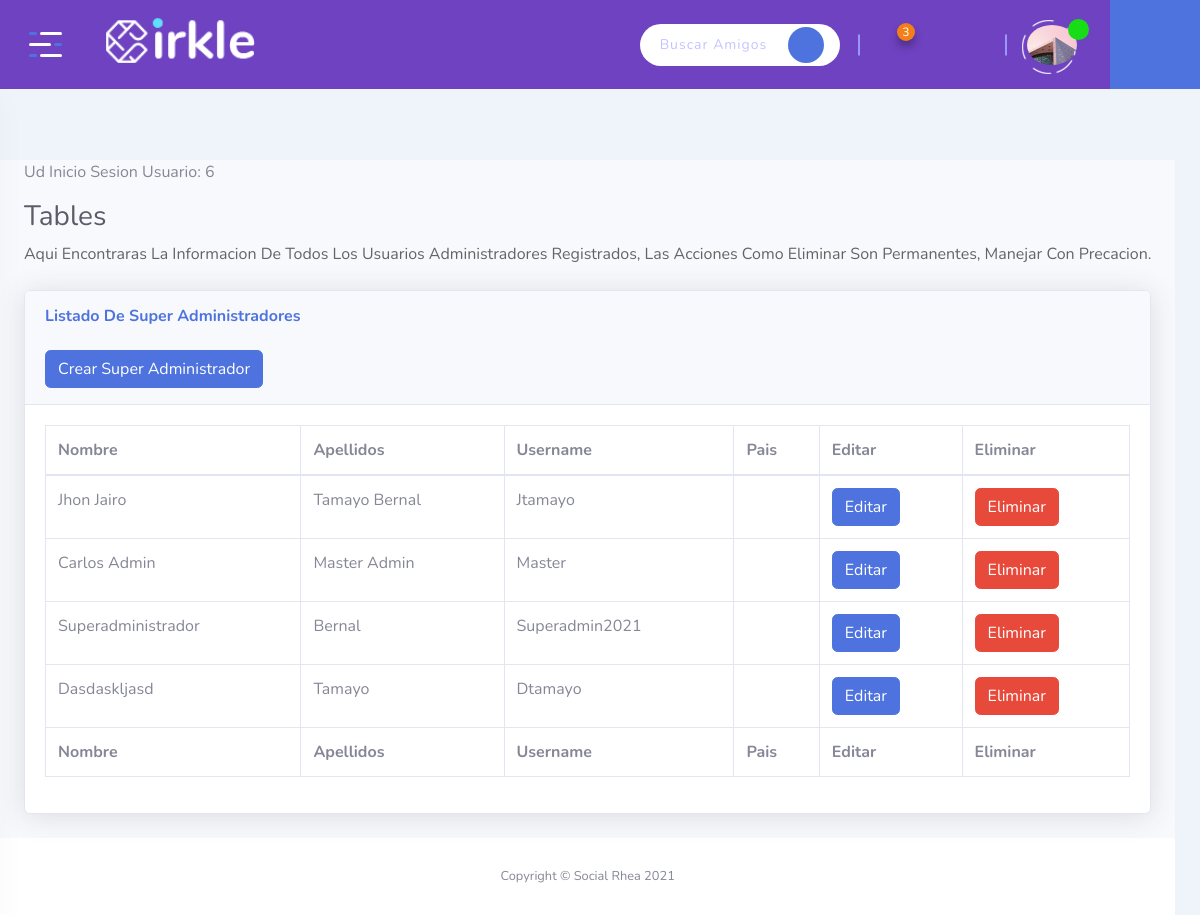
The page /admin/superadmins (signed in) on the database its author committed.
### tables this page shows
CREATE TABLE Usuario (ID_Usuario INTEGER PRIMARY KEY AUTOINCREMENT NOT NULL, Usuario VARCHAR NOT NULL UNIQUE, Contrasena VARCHAR NOT NULL, Rol INT CHECK (Rol = 0 or Rol = 1 or Rol = 2) NOT NULL, Estado INT CHECK (Estado = 0 or Estado = 1) NOT NULL, Nombres VARCHAR NOT NULL, Apellidos VARCHAR NOT NULL, Genero INT CHECK (Genero = 0 or Genero = 1 or Genero = 2) NOT NULL, Email VARCHAR NOT NULL UNIQUE, Ubicacion VARCHAR NOT NULL, Foto VARCHAR, Telefono INT NOT NULL, Fecha_Nacimiento DATE NOT NULL, Estado_Civil INT NOT NULL CHECK (Estado_Civil = 1 or Estado_Civil = 2 or Estado_Civil = 3 or Estado_Civil = 4 or Estado_Civil = 5), Fecha DATE NOT NULL DEFAULT (CURRENT_TIMESTAMP), Privacidad INT NOT NULL CHECK (Privacidad = 1 or Privacidad = 2));

### app.py (the view)
@app.route('/admin/superadmins', methods=['GET', 'POST'])
def admin_superadmins():
  if session['usuario']:
    dbUsuario = db.getUser(session['usuario'])
    admins = db.getAllSuperAdmins()
    return render_template('dashboard-superadmin.html', usuario=dbUsuario, usuarios=admins, rol = dbUsuario["Rol"])

### app.py (called while the page is built)
@app.before_request
def antes_de_cada_peticion():
    ruta = request.path
    if not 'usuario' in session and ruta != "/" and ruta != "/admin-login" and ruta != "/logout" and ruta != "/registro" and not ruta.startswith("/static"):
        flash("Inicia sesión para continuar")
        return redirect("/")
    if 'usuario' in session:
      global notificaciones
      dbUsuario = db.getUser(session['usuario'])
      notificaciones = db.getNotificaciones(dbUsuario["ID_Usuario"]);
      flash(f'ud inicio sesion usuario: {dbUsuario["ID_Usuario"]}')

### db.py (called while the page is built)
def conectar():
    dbname= 'socialrhea.db'
    conn= sqlite3.connect(dbname)
    return conn

def getUser(user):
    conn= conectar()
    try:
      conn.row_factory = sqlite3.Row
      sql = 'SELECT * FROM Usuario WHERE Usuario = ?'
      cursor = conn.execute(sql, (user,))
      resultados = (cursor.fetchone())
      cursor.close()
      conn.close()
      if not resultados:
        return False
      else:
        return resultados
    except Error as e:
      print(f"error in getUser() : {str(e)}"  )

def getAllSuperAdmins():
    conn= conectar()
    conn.row_factory = sqlite3.Row
    try:
      sql = 'SELECT * FROM Usuario WHERE Rol = ?'
      cursor= conn.execute(sql,(0,))
      resultado = (cursor.fetchall())
      if resultado:
        results = [ dict(row) for row in resultado ]
      return results
    except Error as e:
      print(f"error in getPostsFeed() : {str(e)}"  )

def getNotificaciones(idUsuario):
  try:
      conn= conectar()
      conn.row_factory = sqlite3.Row
      sql = 'SELECT Nombres, Usuario, Foto FROM Usuario INNER JOIN Amistad on Usuario.ID_Usuario = Amistad.ID_Envia and Amistad.ID_Recibe = ? where Amistad.Estado = 0'
      cursor = conn.execute(sql, (idUsuario,))
      resultados= [ dict(row) for row in cursor ]
      print(resultados)
      conn.close()
      return resultados
  except Error as e:
      print(f"error in getPost() : {str(e)}"  )

### templates/dashboard-superadmin.html (shortened to what this page needs)
{% extends 'dashboard-base.html' %}
{% block contenido %}
<div class="page-content">
  <div id="content-wrapper" class="d-flex flex-column">
      <div class="container-fluid">
        {% with messages = get_flashed_messages(with_categories=true) %}
            {% if messages %}
              <ul class=flashes>
              {% for category, message in messages %}
                <li class="{{ category }}">{{ message }}</li>
              {% endfor %}
              </ul>
            {% endif %}
          {% endwith %}
        <h1 class="h3 mb-2 text-gray-800">Tables</h1>
        <p class="mb-4">Aqui encontraras la informacion de todos los usuarios administradores registrados, las Acciones como Eliminar son permanentes, manejar con precacion.</p>
        <div class="card shadow mb-4">
            <div class="card-header py-3">
                <h6 class="m-0 font-weight-bold text-primary">Listado de Super Administradores</h6>
                <br>
                <a href="/admin/createsuperadmin" class="btn btn-primary">Crear Super Administrador</a>
            </div>
            <div class="card-body">
                <div class="table-responsive">
                    <table class="table table-bordered" id="dataTable" width="100%" cellspacing="0">
                        <thead>
                            <tr>
                              <th>Nombre</th>
                              <th>Apellidos</th>
                              <th>Username</th>
                              <th>Pais</th>
                              <th>Editar</th>
                              <th>Eliminar</th>
                            </tr>
                        </thead>
                        <tfoot>
                            <tr>
                                <th>Nombre</th>
                                <th>Apellidos</th>
                                <th>Username</th>
                                <th>Pais</th>
                                <th>Editar</th>
                                <th>Eliminar</th>
                            </tr>
                        </tfoot>
                        <tbody>
                        {% for usr in usuarios %}
                            <tr>
                                <td>{{ usr.Nombres }}</td>
                                <td>{{ usr.Apellidos }}</td>
                                <td>{{ usr.Usuario }}</td>
                                <td>{{ usr.Pais }}</td>
                                <td>
                                  <a href="/editarusuario/{{ usr.Usuario }}" class="btn btn-primary">Editar</a>
                                </td>
                                <td>
                                  <a href="/deletesuperadmin/{{ usr.Usuario }}" class="btn btn-danger js-delete">Eliminar</a>
                                </td>
                              </tr>
                        {% endfor %}
                        </tbody>
                    </table>
                </div>
            </div>
        </div>
    </div>
      <footer class="sticky-footer bg-white">
          <div class="container my-auto">
              <div class="copyright text-center my-auto">
                  <span>Copyright &copy; Social Rhea 2021</span>
              </div>
          </div>
      </footer>
  </div>
</div>
{% endblock %}

### templates/dashboard-base.html (shortened to what this page needs)
<!DOCTYPE html>
<html class="no-js" lang="">
<head>
    <link rel="stylesheet" href="{{ url_for('static', filename='css/bootstrap.min.css' ) }}">
    <link rel="stylesheet" href="{{ url_for('static', filename='css/app.css' ) }}">
    <link rel="stylesheet" href="{{ url_for('static', filename='assets/icofont/icofont.min.css' ) }}">
    <link rel="stylesheet" href="{{ url_for('static', filename='css/sb-admin-2.min.css' ) }}">
</head>
<body class="bg-link-water">
    <div id="wrapper" class="wrapper">
        <header class="fixed-header">
            <div class="header-menu">
                <div class="navbar">
                    <div class="nav-item d-none d-sm-block">
                        <div class="header-logo">
                            <a href="/"><img src="{{ url_for('static', filename='assets/img/logo.png')}}" width="190" alt="Social Rhea"></a>
                        </div>
                    </div>
                    <div class="nav-item header-control">
                        <div class="inline-item d-none d-md-block">
                          <form action="" method="POST" class="js-search">
                            <div class="input-group">
                              <input type="text" class="form-control" name="busqueda" placeholder="Buscar Amigos.......">
                              <div class="input-group-append">
                                <input type="submit" class="submit-btn" value="" type="button"><i class="icofont-search"></i></input>
                              </div>
                            </div>
                          </form>
                        </div>
                        <div class="inline-item d-flex align-items-center">
                          <div class="dropdown dropdown-notification">
                            <button class="dropdown-toggle" type="button" data-toggle="dropdown" aria-expanded="false">
                                <i class="icofont-notification"></i><span class="notify-count">3</span>
                            </button>
                        </div>
                        <div class="dropdown dropdown-message">
                          <button class="dropdown-toggle" type="button" data-toggle="dropdown" aria-expanded="false">
                              <i class="icofont-speech-comments"></i>
                          </button>
                      </div>
                            <div class="dropdown dropdown-friend">
                                <button class="dropdown-toggle" type="button" data-toggle="dropdown" aria-expanded="false">
                                    <i class="icofont-users-alt-4"></i>
                                </button>
                            </div>
                        </div>
                        <div class="inline-item">
                            <div class="dropdown dropdown-admin">
                                <a href="/profile/{{ usuario.Usuario }}" class="dropdown-toggle"></button>
                                    <span class="media">
                                        <span class="item-img">
                                            <img src="/static/uploads/imgusuarios/{{ usuario.Foto }}" width="50" height="50" alt="{{ usuario.Nombre }}">
                                            <span class="acc-verified"><i class="icofont-check"></i></span>
                                        </span>
                                    </span>
                                  </a>
                            </div>
                        </div>
                    </div>
                </div>
            </div>
        </header>
        <div class="fixed-sidebar">
            <div class="fixed-sidebar-left small-sidebar">
                <div class="sidebar-toggle">
                    <button class="toggle-btn toggler-open">
                        <span></span>
                        <span></span>
                        <span></span>
                    </button>
                </div>
            </div>
        </div>
        <div class="fixed-sidebar right">
            <div class="fixed-sidebar-right small-sidebar">
                <div class="sidebar-toggle" id="chat-head-toggle">
                    <button class="chat-icon">
                        <i class="icofont-speech-comments"></i>
                    </button>
                </div>
            </div>
        </div>
        {% block contenido %}
        {% endblock %}
  </div>
</body>
</html>

### rows shown on the page
Usuario: Foto (picture)
Usuario: Nombres "Jhon Jairo", Apellidos "Tamayo Bernal", Usuario "Jtamayo"
Usuario: Nombres "Carlos Admin", Apellidos "Master Admin", Usuario "Master"
Usuario: Nombres "Superadministrador", Apellidos "Bernal", Usuario "Superadmin2021"
Usuario: Nombres "Dasdaskljasd", Apellidos "Tamayo", Usuario "Dtamayo"

### other values the page prints
{{ message }} "Ud Inicio Sesion Usuario: 6"
